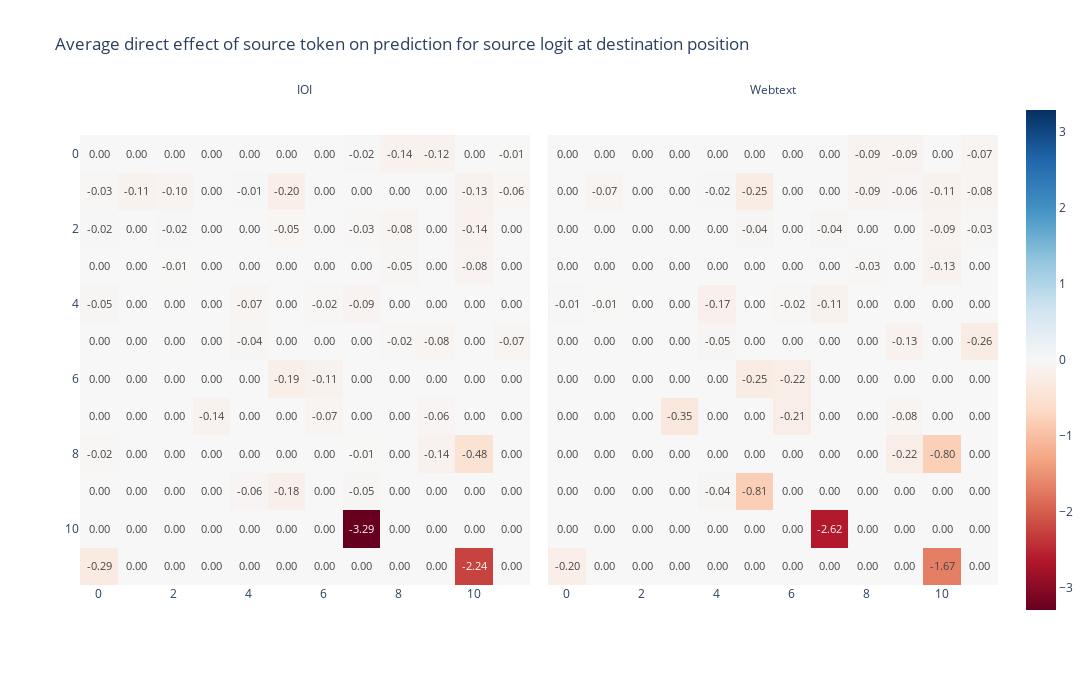

The notebook cell this image was saved under:
### Code cell
imshow(
    t.stack([
        unembedding_coeffs_first_pass * (unembedding_coeffs_first_pass < 0),
        unembedding_coeffs_second_pass * (unembedding_coeffs_second_pass < 0),
        # unembedding_coeffs_second_pass_smaller_seqlen * (unembedding_coeffs_second_pass_smaller_seqlen < 0),
    ]),
    facet_col=0,
    facet_labels=["IOI", "Webtext"],
    height=700, 
    width=1200, 
    title="Average direct effect of source token on prediction for source logit at destination position",
    text_auto=".2f",
    static=False
)

# ! This is "how much on average does the attention head's output suppress the logits of the source tokens (weighted by how much the source tokens are attended to)" (and with BOS and self-attn ignored)

# It's very large and negative on IOI (because basically all attn which isn't BOS or self-attn is attn to the IOI token, which negatively suppresses it)
# But it's also noticeably negative on Webtext (and still sparse).
# Key question - why isn't it sparse if you don't give more weight to the things which are attended to more? Answer - because most tokens in sequences are generic, like "the" and ",", so this doesn't really work for them.

### Figure 1 — Plotly figure (JSON) as saved in the notebook; plotly's stock layout.template omitted (floating-point values rounded to 4 significant figures; data arrays with more than 128 entries replaced by an {"elided": "..."} marker saying what was removed)
{"data": [{"coloraxis": "coloraxis", "hovertemplate": "x: %{x}<br>y: %{y}<br>color: %{z}<extra></extra>", "name": "0", "texttemplate": "%{z:.2f}", "type": "heatmap", "xaxis": "x", "yaxis": "y", "z": {"elided": "12x12 float values"}}, {"coloraxis": "coloraxis", "hovertemplate": "x: %{x}<br>y: %{y}<br>color: %{z}<extra></extra>", "name": "1", "texttemplate": "%{z:.2f}", "type": "heatmap", "xaxis": "x2", "yaxis": "y2", "z": {"elided": "12x12 float values"}}], "layout": {"annotations": [{"font": {}, "showarrow": false, "text": "IOI", "x": 0.245, "xanchor": "center", "xref": "paper", "y": 1, "yanchor": "bottom", "yref": "paper"}, {"font": {}, "showarrow": false, "text": "Webtext", "x": 0.755, "xanchor": "center", "xref": "paper", "y": 1, "yanchor": "bottom", "yref": "paper"}], "coloraxis": {"cmid": 0, "colorscale": [[0, "rgb(103,0,31)"], [0.1, "rgb(178,24,43)"], [0.2, "rgb(214,96,77)"], [0.3, "rgb(244,165,130)"], [0.4, "rgb(253,219,199)"], [0.5, "rgb(247,247,247)"], [0.6, "rgb(209,229,240)"], [0.7, "rgb(146,197,222)"], [0.8, "rgb(67,147,195)"], [0.9, "rgb(33,102,172)"], [1, "rgb(5,48,97)"]]}, "height": 700, "modebar": {"add": ["drawline", "drawopenpath", "drawclosedpath", "drawcircle", "drawrect", "eraseshape"]}, "title": {"text": "Average direct effect of source token on prediction for source logit at destination position"}, "width": 1200, "xaxis": {"anchor": "y", "constrain": "domain", "domain": [0, 0.49], "scaleanchor": "y"}, "xaxis2": {"anchor": "y2", "domain": [0.51, 1], "matches": "x"}, "yaxis": {"anchor": "x", "autorange": "reversed", "constrain": "domain", "domain": [0, 1]}, "yaxis2": {"anchor": "x2", "domain": [0, 1], "matches": "y", "showticklabels": false}}}
